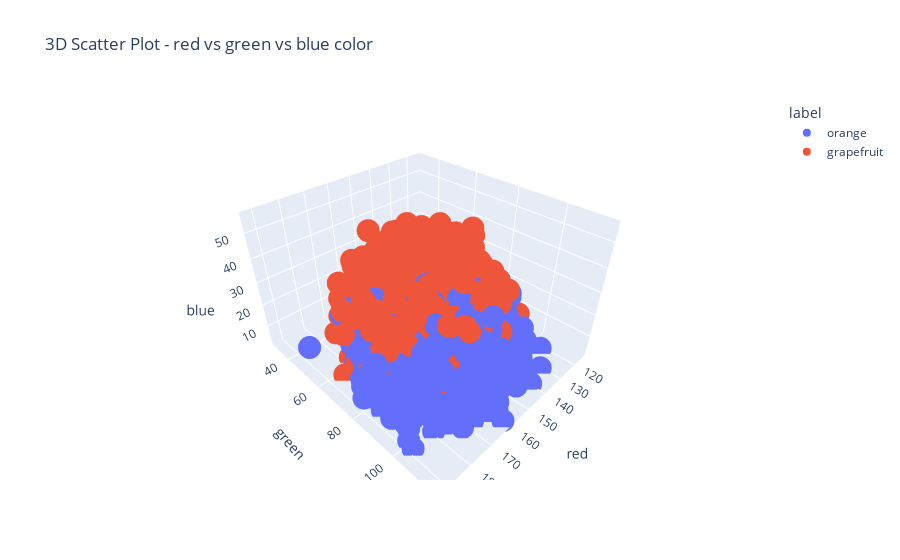

Write notebook code for a chart like this one.
### Code cell
fig = px.scatter_3d(df, x='red', y='green', z='blue', 
                    color='label',
                    title='3D Scatter Plot - red vs green vs blue color')
fig.show()

### Figure 1 — Plotly figure (JSON) as saved in the notebook; plotly's stock layout.template omitted (floating-point values rounded to 4 significant figures; data arrays with more than 128 entries replaced by an {"elided": "..."} marker saying what was removed)
{"data": [{"hovertemplate": "label=orange<br>red=%{x}<br>green=%{y}<br>blue=%{z}<extra></extra>", "legendgroup": "orange", "marker": {"color": "#636efa", "symbol": "circle"}, "mode": "markers", "name": "orange", "scene": "scene", "showlegend": true, "type": "scatter3d", "x": {"elided": "5000 int values"}, "y": {"elided": "5000 int values"}, "z": {"elided": "5000 int values"}}, {"hovertemplate": "label=grapefruit<br>red=%{x}<br>green=%{y}<br>blue=%{z}<extra></extra>", "legendgroup": "grapefruit", "marker": {"color": "#EF553B", "symbol": "circle"}, "mode": "markers", "name": "grapefruit", "scene": "scene", "showlegend": true, "type": "scatter3d", "x": {"elided": "5000 int values"}, "y": {"elided": "5000 int values"}, "z": {"elided": "5000 int values"}}], "layout": {"legend": {"title": {"text": "label"}, "tracegroupgap": 0}, "scene": {"domain": {"x": [0, 1], "y": [0, 1]}, "xaxis": {"title": {"text": "red"}}, "yaxis": {"title": {"text": "green"}}, "zaxis": {"title": {"text": "blue"}}}, "title": {"text": "3D Scatter Plot - red vs green vs blue color"}}}
